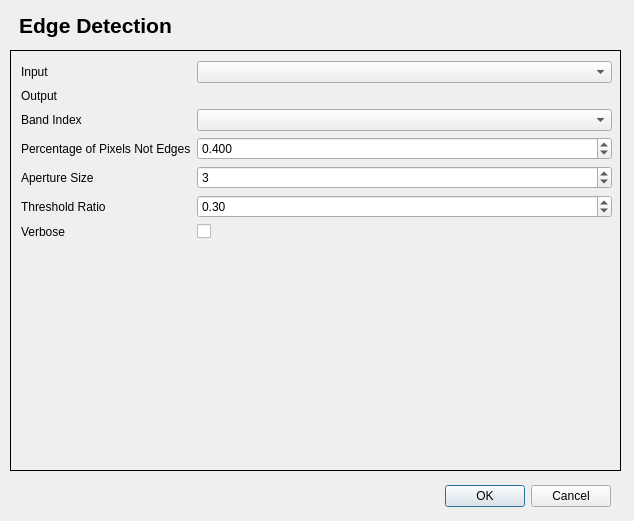
<?xml version="1.0" encoding="UTF-8"?>
<ui version="4.0">
 <class>EdgeDetectionDialogBase</class>
 <widget class="QDialog" name="EdgeDetectionDialogBase">
  <property name="geometry">
   <rect>
    <x>0</x>
    <y>0</y>
    <width>634</width>
    <height>521</height>
   </rect>
  </property>
  <property name="windowTitle">
   <string>Edge Detection</string>
  </property>
  <widget class="QDialogButtonBox" name="button_box">
   <property name="geometry">
    <rect>
     <x>270</x>
     <y>480</y>
     <width>341</width>
     <height>32</height>
    </rect>
   </property>
   <property name="orientation">
    <enum>Qt::Horizontal</enum>
   </property>
   <property name="standardButtons">
    <set>QDialogButtonBox::Cancel|QDialogButtonBox::Ok</set>
   </property>
  </widget>
  <widget class="QLabel" name="title_label">
   <property name="geometry">
    <rect>
     <x>10</x>
     <y>10</y>
     <width>171</width>
     <height>31</height>
    </rect>
   </property>
   <property name="text">
    <string>&lt;!DOCTYPE HTML PUBLIC &quot;-//W3C//DTD HTML 4.0//EN&quot; &quot;http://www.w3.org/TR/REC-html40/strict.dtd&quot;&gt;
&lt;html&gt;&lt;head&gt;&lt;meta name=&quot;qrichtext&quot; content=&quot;1&quot; /&gt;&lt;style type=&quot;text/css&quot;&gt;
p, li { white-space: pre-wrap; }
&lt;/style&gt;&lt;/head&gt;&lt;body style=&quot; font-family:'MS Shell Dlg 2'; font-size:8pt; font-weight:400; font-style:normal;&quot;&gt;
&lt;p style=&quot; margin-top:0px; margin-bottom:0px; margin-left:0px; margin-right:0px; -qt-block-indent:0; text-indent:0px;&quot;&gt;&lt;span style=&quot; font-family:'Sans Serif'; font-size:16pt; font-weight:600;&quot;&gt;Edge Detection&lt;/span&gt;&lt;/p&gt;&lt;/body&gt;&lt;/html&gt;</string>
   </property>
   <property name="alignment">
    <set>Qt::AlignCenter</set>
   </property>
  </widget>
  <widget class="QStackedWidget" name="stackedWidget">
   <property name="geometry">
    <rect>
     <x>10</x>
     <y>50</y>
     <width>611</width>
     <height>421</height>
    </rect>
   </property>
   <property name="statusTip">
    <string>Aperture size for operator</string>
   </property>
   <property name="frameShape">
    <enum>QFrame::Box</enum>
   </property>
   <widget class="QWidget" name="page">
    <widget class="QWidget" name="formLayoutWidget">
     <property name="geometry">
      <rect>
       <x>10</x>
       <y>10</y>
       <width>591</width>
       <height>211</height>
      </rect>
     </property>
     <layout class="QFormLayout" name="formLayout">
      <item row="0" column="0">
       <widget class="QLabel" name="inputLabel">
        <property name="text">
         <string>Input</string>
        </property>
       </widget>
      </item>
      <item row="0" column="1">
       <widget class="QgsMapLayerComboBox" name="inputQgsMapLayerComboBox"/>
      </item>
      <item row="1" column="0">
       <widget class="QLabel" name="outputLabel">
        <property name="text">
         <string>Output</string>
        </property>
       </widget>
      </item>
      <item row="1" column="1">
       <widget class="QgsFileWidget" name="outputQgsFileWidget">
        <property name="statusTip">
         <string>Output filepath - ensure filetype extension is included.</string>
        </property>
        <property name="dialogTitle">
         <string>Select output file</string>
        </property>
        <property name="filter">
         <string>*.tif *.tiff *.gtif *.img *.*</string>
        </property>
        <property name="storageMode">
         <enum>QgsFileWidget::SaveFile</enum>
        </property>
       </widget>
      </item>
      <item row="2" column="0">
       <widget class="QLabel" name="bandIndexLabel">
        <property name="text">
         <string>Band Index</string>
        </property>
       </widget>
      </item>
      <item row="2" column="1">
       <widget class="QgsRasterBandComboBox" name="bandIndexQgsRasterBandComboBox">
        <property name="statusTip">
         <string>Select band from selected input image</string>
        </property>
       </widget>
      </item>
      <item row="3" column="0">
       <widget class="QLabel" name="percentageOfPixelsNotEdgesLabel">
        <property name="text">
         <string>Percentage of Pixels Not Edges</string>
        </property>
       </widget>
      </item>
      <item row="3" column="1">
       <widget class="QDoubleSpinBox" name="percentageOfPixelsNotEdgesDoubleSpinBox">
        <property name="statusTip">
         <string>Higher percentage means less pixels will be classified as edges.</string>
        </property>
        <property name="decimals">
         <number>3</number>
        </property>
        <property name="maximum">
         <double>1.000000000000000</double>
        </property>
        <property name="singleStep">
         <double>0.100000000000000</double>
        </property>
        <property name="value">
         <double>0.400000000000000</double>
        </property>
       </widget>
      </item>
      <item row="4" column="0">
       <widget class="QLabel" name="apetureSizeLabel">
        <property name="text">
         <string>Aperture Size</string>
        </property>
       </widget>
      </item>
      <item row="5" column="0">
       <widget class="QLabel" name="thresholdRatioLabel">
        <property name="text">
         <string>Threshold Ratio</string>
        </property>
       </widget>
      </item>
      <item row="5" column="1">
       <widget class="QDoubleSpinBox" name="thresholdRatioDoubleSpinBox">
        <property name="statusTip">
         <string>Threshold ratio </string>
        </property>
        <property name="singleStep">
         <double>0.100000000000000</double>
        </property>
        <property name="value">
         <double>0.300000000000000</double>
        </property>
       </widget>
      </item>
      <item row="4" column="1">
       <widget class="QDoubleSpinBox" name="apetureSizeDoubleSpinBox">
        <property name="statusTip">
         <string>Ap</string>
        </property>
        <property name="decimals">
         <number>0</number>
        </property>
        <property name="value">
         <double>3.000000000000000</double>
        </property>
       </widget>
      </item>
      <item row="6" column="0">
       <widget class="QLabel" name="verboseLabel">
        <property name="statusTip">
         <string/>
        </property>
        <property name="text">
         <string>Verbose</string>
        </property>
       </widget>
      </item>
      <item row="6" column="1">
       <widget class="QCheckBox" name="verboseCheckBox">
        <property name="statusTip">
         <string>Print output to the terminal instead of to file</string>
        </property>
       </widget>
      </item>
     </layout>
    </widget>
   </widget>
   <widget class="QWidget" name="page_2"/>
  </widget>
  <zorder>stackedWidget</zorder>
  <zorder>button_box</zorder>
  <zorder>title_label</zorder>
 </widget>
 <customwidgets>
  <customwidget>
   <class>QgsFileWidget</class>
   <extends>QWidget</extends>
   <header>qgsfilewidget.h</header>
  </customwidget>
  <customwidget>
   <class>QgsMapLayerComboBox</class>
   <extends>QComboBox</extends>
   <header>qgsmaplayercombobox.h</header>
  </customwidget>
  <customwidget>
   <class>QgsRasterBandComboBox</class>
   <extends>QComboBox</extends>
   <header>qgsrasterbandcombobox.h</header>
  </customwidget>
 </customwidgets>
 <resources/>
 <connections>
  <connection>
   <sender>button_box</sender>
   <signal>accepted()</signal>
   <receiver>EdgeDetectionDialogBase</receiver>
   <slot>accept()</slot>
   <hints>
    <hint type="sourcelabel">
     <x>20</x>
     <y>20</y>
    </hint>
    <hint type="destinationlabel">
     <x>20</x>
     <y>20</y>
    </hint>
   </hints>
  </connection>
  <connection>
   <sender>button_box</sender>
   <signal>rejected()</signal>
   <receiver>EdgeDetectionDialogBase</receiver>
   <slot>reject()</slot>
   <hints>
    <hint type="sourcelabel">
     <x>20</x>
     <y>20</y>
    </hint>
    <hint type="destinationlabel">
     <x>20</x>
     <y>20</y>
    </hint>
   </hints>
  </connection>
 </connections>
</ui>
